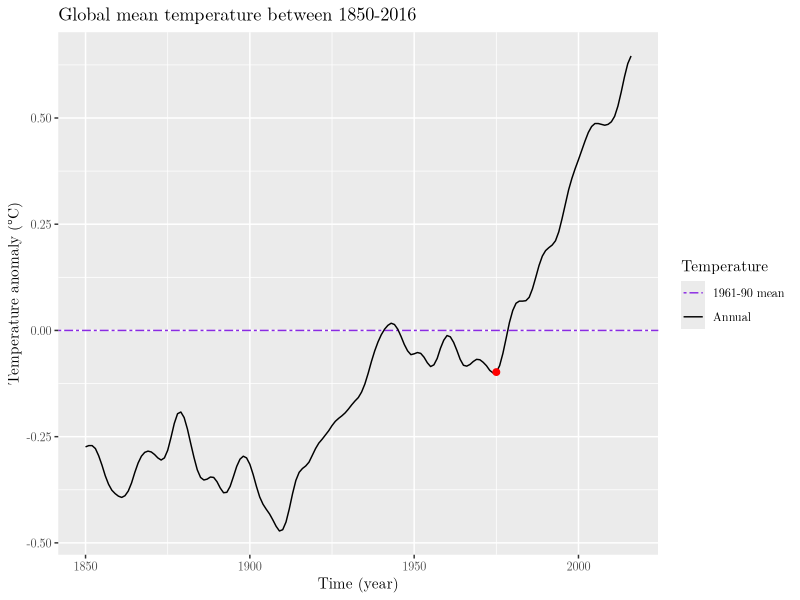

Generate this figure with R: (Note: this script raises an error after producing the figure.)
# Code to study the global average temperature (from HadCRUT4)
# Author: Alfredo Hernández <aldomann.designs@gmail.com>

library(tidyverse)
library(lubridate) # Use dates

# Read and clean raw data ----------------------------------

# Read the raw data
temps.data <- read.table("data/HadCRUT.4.5.0.0.annual_ns_avg_smooth.txt")

# Clean the raw data
temps.data <- temps.data %>%
	dplyr::select(V1, V2) %>%
	rename(year = V1, temp = V2) %>%
	mutate(year = ymd(paste(year, "01", "01", sep = "-")))
				 # temp.class = ifelse(year(year) >= 1975, "high", "low"))

# Data visualisation ---------------------------------------

# Plot global mean temperature anomalies
plot_global_temperature <- function(data.df){
	years.str <- paste0(year(data.df$year[1]), "-", year(data.df$year[length(data.df$year)]))

	ggplot(data.df) +
		aes(x = year, y = temp) +
		geom_hline(aes(yintercept = 0, linetype = "1961-90 mean"), colour = "blueviolet") +
		geom_line(aes(linetype = "Annual"), colour = "black") +
		geom_point(data=temps.data[126, ], aes(x = year, y = temp), colour="red", size=2) +
		scale_linetype_manual(values = c("twodash", "solid")) +
		labs(title = paste0("Global mean temperature between ", years.str),
				 x = "Time (year)", y = "Temperature anomaly (°C)", linetype = "Temperature") +
		guides(linetype = guide_legend(override.aes = list(colour = c("blueviolet", "black"))))
}

plot_global_temperature(temps.data) + theme(text = element_text(family = "LM Roman 10")) + ggsave(filename = "global-temps.pdf", width = 6.3, height = 3.5, dpi = 96, device = cairo_pdf)
